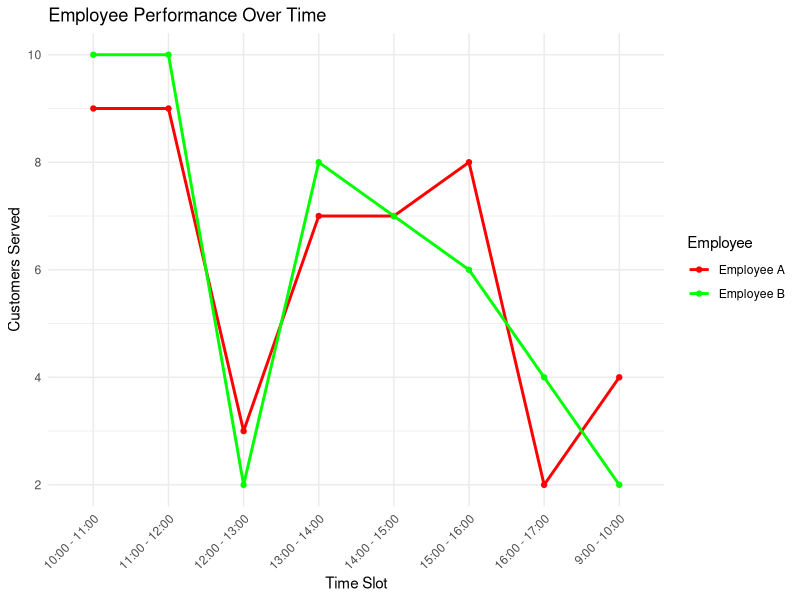

Recreate this plot in R.
## ---- chunk 1
set.seed(12345) 

# Define the working hours
hours <- c('9:00 - 10:00', '10:00 - 11:00', '11:00 - 12:00', '12:00 - 13:00', 
           '13:00 - 14:00', '14:00 - 15:00', '15:00 - 16:00', '16:00 - 17:00')

# Simulating data for Employee A
employee_A <- sample(2:10, length(hours), replace = TRUE)

# Simulating data for Employee B with a mild positive correlation to Employee A
employee_B <- employee_A + sample(-2:2, length(hours), replace = TRUE)

# Ensuring all values are positive and within a realistic range
employee_B <- pmax(employee_B, 1)

# Creating a data frame
data <- data.frame(
  Hour = hours,
  Employee_A = employee_A,
  Employee_B = employee_B
)

print(data)

# Test for Positive Correlation
cor.test(data$Employee_A, data$Employee_B)

# Compare Average Performance (t-test)
t.test(data$Employee_A, data$Employee_B)

# Test difference for variability (F-test)
var.test(data$Employee_A, data$Employee_B)

#Test for Consistency in Performance
cv_A <- sd(data$Employee_A) / mean(data$Employee_A)
cv_B <- sd(data$Employee_B) / mean(data$Employee_B)
print(cv_A)
print(cv_B)

#Analyze the Impact of Time on Performance
data$HourFactor <- factor(data$Hour)
anova_test_A <- aov(Employee_A ~ HourFactor, data = data)
anova_test_B <- aov(Employee_B ~ HourFactor, data = data)
summary(anova_test_A)
summary(anova_test_B)

#Test for Differences in Variability Between Employees
f_test <- var.test(data$Employee_A, data$Employee_B)
print(f_test)



## ---- chunk 2
# Draw the graph to show obeservations
library(ggplot2)

# Drawing a graph with ggplot2
ggplot(data, aes(x = Hour)) +
  geom_line(aes(y = Employee_A, group = 1, colour = "Employee A"), size = 1) +
  geom_point(aes(y = Employee_A, colour = "Employee A")) +
  geom_line(aes(y = Employee_B, group = 1, colour = "Employee B"), size = 1) +
  geom_point(aes(y = Employee_B, colour = "Employee B")) +
  scale_colour_manual(values = c("Employee A" = "red", "Employee B" = "green")) +
  labs(title = "Employee Performance Over Time",
       x = "Time Slot",
       y = "Customers Served",
       colour = "Employee") +
  theme_minimal() +
  theme(axis.text.x = element_text(angle = 45, hjust = 1))


